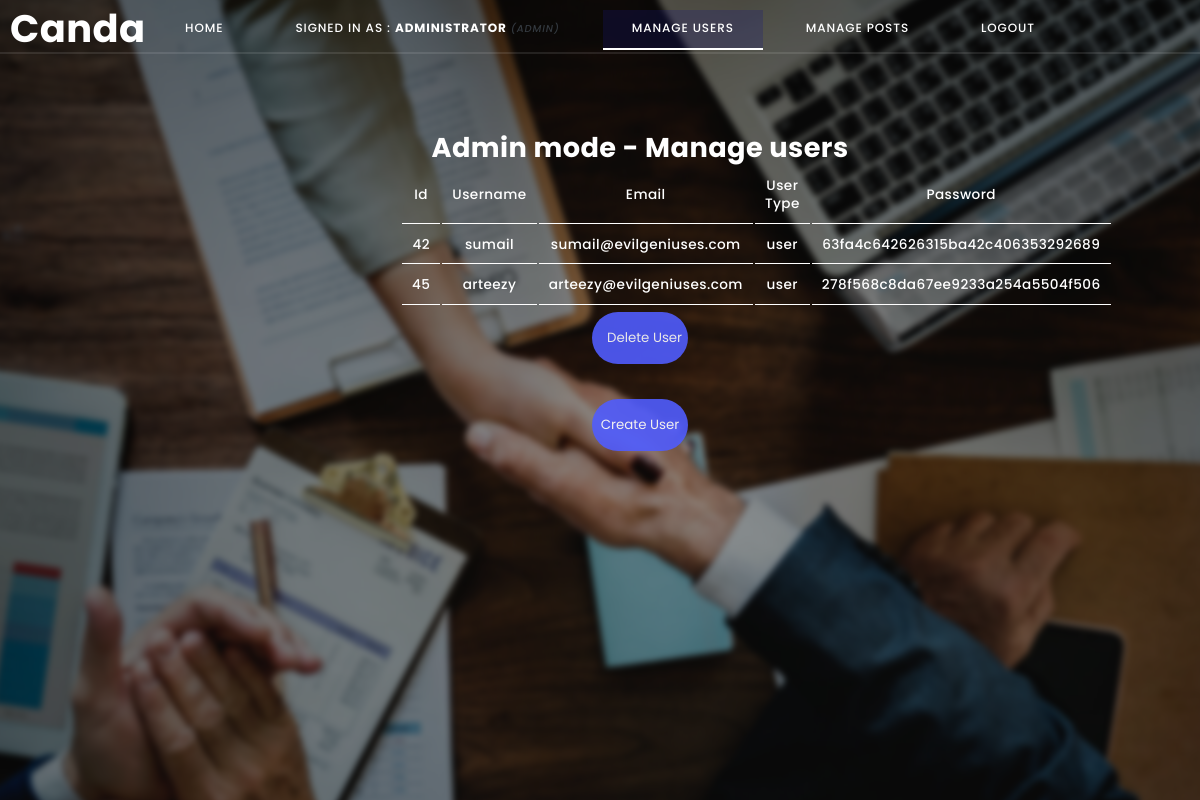
The app's page /manage.php (signed in) with its own data.
### tables this page shows
CREATE TABLE `users` (
  `id` int(10) NOT NULL,
  `username` varchar(255) NOT NULL,
  `email` varchar(255) NOT NULL,
  `user_type` varchar(255) NOT NULL,
  `password` varchar(255) NOT NULL,
  `profile_image` varchar(255) DEFAULT NULL,
  `live` varchar(255) DEFAULT NULL,
  `working` varchar(255) DEFAULT NULL,
  `education` varchar(255) DEFAULT NULL,
  `dari` varchar(255) DEFAULT NULL
);

### manage.php (the view, shortened to what this page needs)
<?php
include('functions.php');
?>
<!DOCTYPE html>
<html>
<head>
	<link rel="stylesheet" type="text/css" href="style.css">
        <link href="https://use.fontawesome.com/releases/v5.0.6/css/all.css" rel="stylesheet">
	<link rel="stylesheet" href="https://cdnjs.cloudflare.com/ajax/libs/font-awesome/4.7.0/css/font-awesome.min.css">
	<div class="inner-header"><a class="inner-link" href="index.php"><strong>Canda</strong></a></div>
	<div class="navigation"><li><a  class="nav-link" href='index.php'>Home</li></a>
				<li><a class="nav-link" href="#">Signed in as : <?php  if (isset($_SESSION['user'])) : ?>
					<strong><?php echo $_SESSION['user']['username']; ?></strong>
					<small>
						<i  style="color: #343a40;">(<?php echo ucfirst($_SESSION['user']['user_type']); ?>)</i>
					</small></a>
				<?php endif ?>
			</li>
			<li><a class="nav-link active" href="manage.php">Manage users</a></li>
			<li><a class="nav-link" href="delete_post.php">Manage posts</a></li>
			<li><a class="nav-link" href="index.php?logout='1'" style="">Logout</a></li></div>
	<div class="navbar"></div>
</head>
<body>
	<div class="bg"></div>
	<p class="reg"><form action="" method="">
  <div class="container2">
    <h1>Admin mode - Manage users</h1>
 <table>
 <tr>
  <td>Id</td>
  <td>Username</td>
  <td>Email</td>
  <td>User Type</td>
  <td>Password</td>
 </tr>
 <?php
  $sql = "SELECT id, username, email, user_type,  password FROM users";
  $result = $db->query($sql);
  if ($result->num_rows > 0) {
   while($row = $result->fetch_assoc()) {
    echo "<tr><td>" . $row["id"]. '</td><td>' . $row["username"] . "</td><td>"
. $row["email"] . "</td><td>" .$row["user_type"]."</td><td>". $row["password"]. "</td></tr>";
}
echo "</table>";
} else { echo "0 results"; }
?>
 <form>
<input type="button" class="gobtn_dlt" value="Delete User" onclick="window.location.href='delete_user.php'" />
<input type="button" class="gobtn_crt" value="Create User" onclick="window.location.href='create_user.php'" />
</form>
</body>
</html>
</body>
</html></p>
		</body>
		</html>

### records on screen
users: id "42", username "sumail", email "sumail@evilgeniuses.com", user_type "user", password "63fa4c642626315ba42c406353292689"
users: id "45", username "arteezy", email "arteezy@evilgeniuses.com", user_type "user", password "278f568c8da67ee9233a254a5504f506"

### other values on screen
$_SESSION['user']['username'] "ADMINISTRATOR"
$_SESSION['user']['user_type'] "ADMIN"
